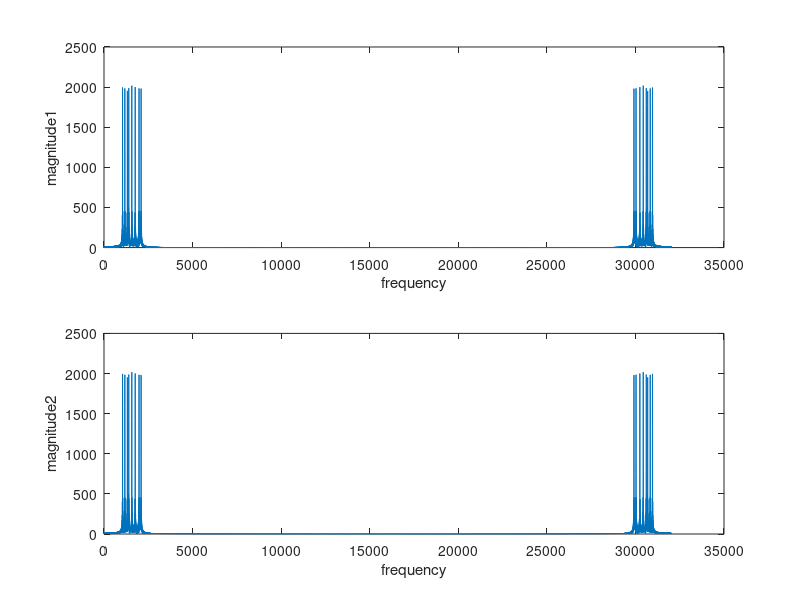

Here is the MATLAB script that generated this plot:
function question3a
%UNTITLED Summary of this function goes here
%   Detailed explanation goes here
a=0:(1/8000):0.5;
x =0;
n=[40,42,44,45,47,49,51,52];
%40,42,44,45,47,49,51,52
for t=1:length(n)
    f=(2.^((n(t)-49)/12))*440;
    x=[x,sin(2*pi*f.*a)];
end
audiowrite('Cscale.wav',x,8000);  % there are 8000 samples per sec
sound(x,8000);
[Y, FS]=audioread('Cscale.wav');
size(Y);      % there are 4000 points for each key as total is 32000 for 8 keys, also 4000 as 8000 samples is for 1 sec
Z = flip(Y);
pause
sound(Z,8000) 
audiowrite('CscaleZ.wav',Z,8000); 
[Y2, FS]=audioread('CscaleZ.wav');

subplot(2,1,1)
plot(abs(fft(Y)))
xlabel('frequency')
ylabel('magnitude1')
subplot(2,1,2)
plot(abs(fft(Y2)))  
xlabel('frequency')   % no cant tell the diffrence as DFT dont tell melody flow
ylabel('magnitude2')
end
